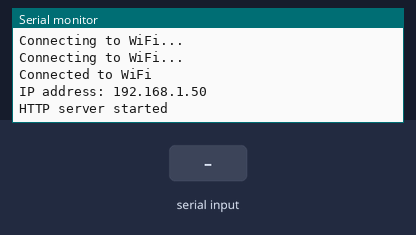
The sketch below on a simulated ESP32. Parts: the last lines printed to the serial monitor. The inputs (shaded band) are chosen by the test bench. WiFi joins after 1.5 s; servers stay silent unless stated.

Above: at 3.2 s.
3.3 s: "1" received over the second serial link
At 5.4 s:
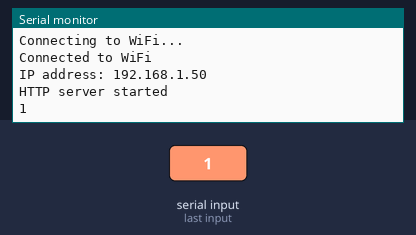
5.8 s: "0" received over the second serial link
At 7.4 s:
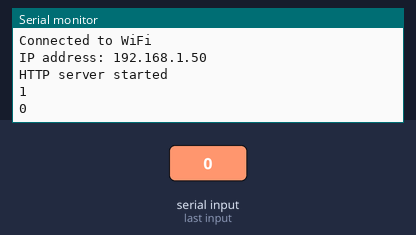

The sketch:

ESP32.ino
```cpp
#include <WiFi.h>
#include <WiFiClient.h>
#include <WebServer.h>

#define RX_PIN 16
#define TX_PIN 17

const char* ssid = "Lenovo T450";       // CHANGE
const char* password = "jhgfuiyu";  // CHANGE

WebServer server(80);

String data;

void handleRoot(){
  String html = "<html><body>";
  html += "<h1> Sensor Data</h1>";
  html += "<p>" + data + "%</p>";
  html += "</body></html>";

  server.send(200, "text/html", html);
}


void setup() {
  // put your setup code here, to run once:
  Serial.begin(115200);
  Serial2.begin(9600, SERIAL_8N1, RX_PIN, TX_PIN);

  WiFi.begin(ssid, password);
  while (WiFi.status() != WL_CONNECTED){
    delay(1000);
    Serial.println("Connecting to WiFi...");
  }

  Serial.println("Connected to WiFi");
  Serial.print("IP address: ");
  Serial.println(WiFi.localIP());

  server.on("/", handleRoot);

  server.begin();
  Serial.println("HTTP server started");
}

void loop() {
  // put your main code here, to run repeatedly:
  data = Serial2.readString();
  Serial.println(data);

  server.handleClient();

  delay(200);


}
```

Measured:
- after the input at 3.3 s, the serial monitor: prints a new line after 1.0 s (image 1)
- after the input at 5.8 s, the serial monitor: prints a new line after 1.0 s (image 2)
